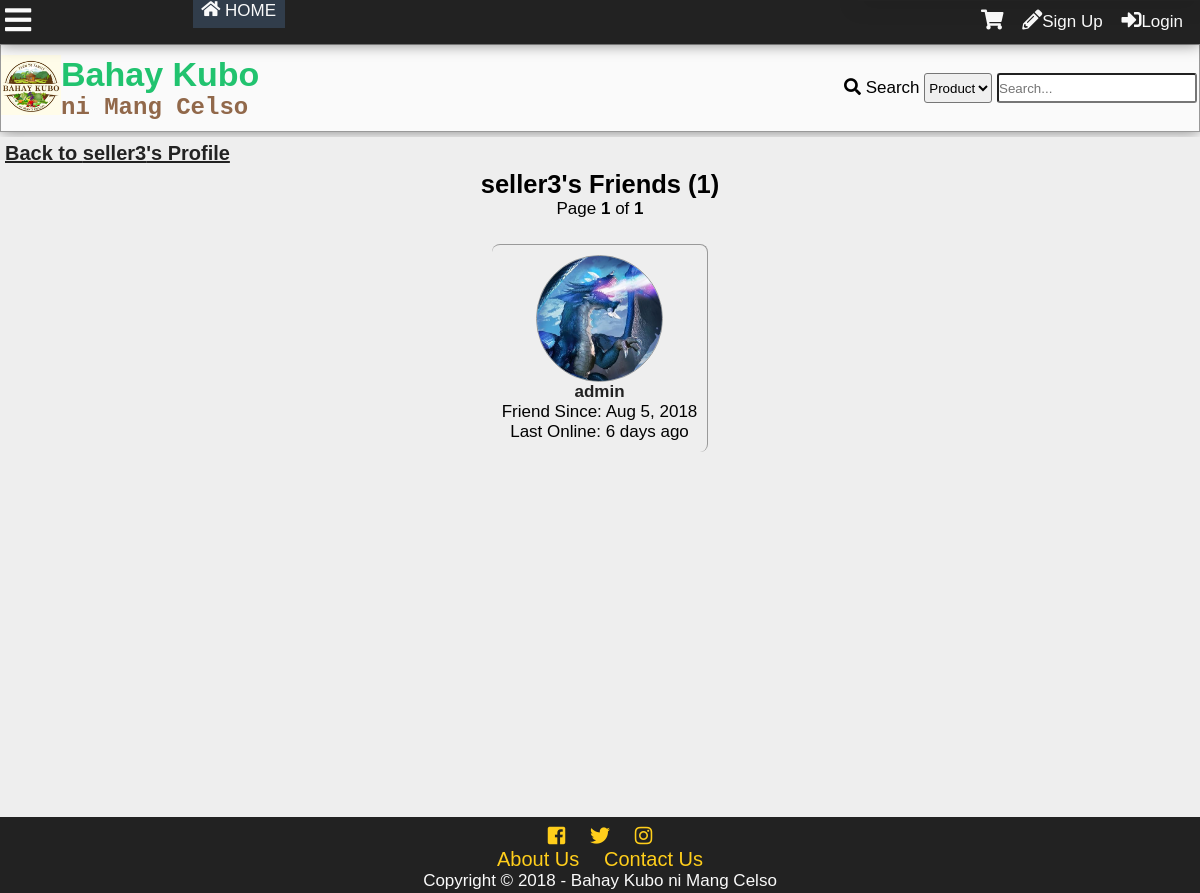
/profilefriends.php?id=90, run on an earlier commit of the app's database.
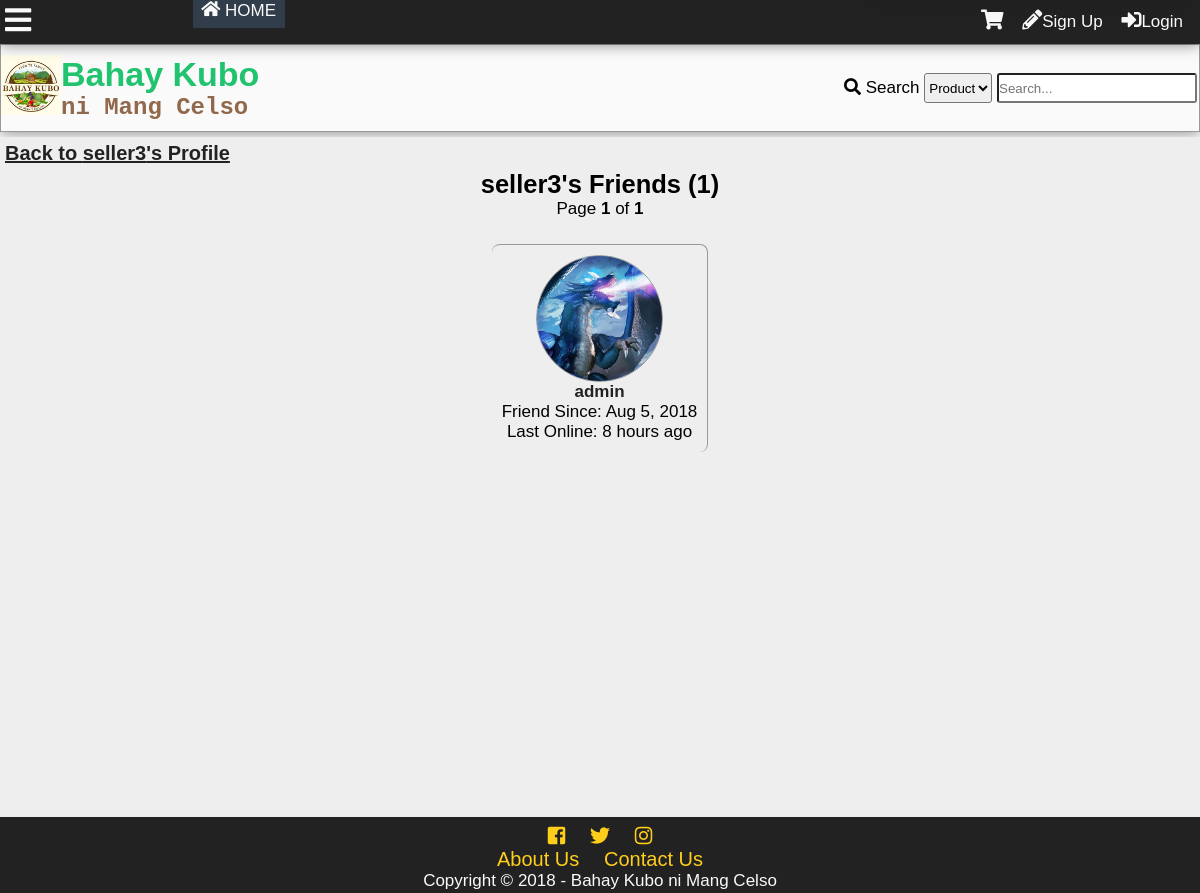
And on a later commit of the database.
### tables this page shows
CREATE TABLE `tblfriend` (
  `friendid` int(11) NOT NULL,
  `user1` int(11) NOT NULL,
  `user2` int(11) NOT NULL,
  `accepted` int(11) NOT NULL,
  `friendsince` date DEFAULT NULL
);

CREATE TABLE `tbluser` (
  `userid` int(11) NOT NULL,
  `username` varchar(100) NOT NULL,
  `password` varchar(100) NOT NULL,
  `firstname` varchar(100) NOT NULL,
  `middlename` varchar(100) NOT NULL,
  `lastname` varchar(100) NOT NULL,
  `birthday` varchar(20) NOT NULL,
  `datecreated` timestamp NOT NULL DEFAULT '0000-00-00 00:00:00',
  `email` varchar(100) NOT NULL,
  `phone` varchar(100) NOT NULL,
  `location` varchar(255) NOT NULL,
  `usertypeid` int(11) NOT NULL,
  `access` int(11) NOT NULL,
  `imgpath` varchar(200) NOT NULL,
  `bio` text NOT NULL,
  `is_show_email` tinyint(1) NOT NULL,
  `gender` int(11) NOT NULL,
  `lastupdate` timestamp NOT NULL DEFAULT '0000-00-00 00:00:00',
  `lastonline` timestamp NOT NULL DEFAULT '0000-00-00 00:00:00',
  `profileviews` int(11) NOT NULL
);

### profilefriends.php (the view, shortened to what this page needs)
<?php
include'functions.php';
require_once'connection.php';
if(!isset($_GET['id'])){
	die('This page doesn\'t exists.');
}else{
	$id=$_GET['id'];
	$sql="SELECT username FROM tbluser WHERE userid='$id'";
	$result=$conn->query($sql);
	$fetch=$result->fetch_object();
	$name=$fetch->username;
}
?>
<!DOCTYPE html>
<html lang="en">
<head>
    <link rel="stylesheet" href="css/style.css">
  	<link rel="stylesheet" href="css/fontawesome-all.css">
</head>
<body onscroll="scrollOpacity()">
	<div class="main-container">
		<div class="other-content">
			<h1><a class="btp" href="profile.php?id=<?php echo $id ?>">Back to <?php echo $name ?>'s Profile</a></h1>
			<div class="wrap-center">
<?php
$sql="SELECT friendid FROM tblfriend
LEFT JOIN tbluser
	ON userid=user1 or userid=user2
 WHERE (user1='$id' or user2='$id') AND accepted=2 AND userid!='$id'";
$result=$conn->query($sql);
$rows=$result->num_rows;
$page_rows = 8;
	$last = ceil($rows/$page_rows);
	$pagenum = 1;
	$limit = 'LIMIT ' .($pagenum - 1) * $page_rows .',' .$page_rows;
	$textline1 = $name."'s Friends (<b>".number_format($rows)."</b>)";
	$textline2 = "Page <b>$pagenum</b> of <b>$last</b>";
	$paginationCtrls = '';
	echo'<h2>  '.$textline1.'</h2>
	<p>  '.$textline2.' </p>
	<div id="pagination_controls"> '.$paginationCtrls.'</div>';
$sql="SELECT userid,friendsince,username,imgpath,lastonline FROM tblfriend
LEFT JOIN tbluser
	ON userid=user1 or userid=user2
 WHERE (user1='$id' or user2='$id') AND accepted=2 AND userid!='$id'
 ORDER BY lastonline DESC $limit";
$result=$conn->query($sql);
while($rows=$result->fetch_object()){
$since=date("M j, Y", strtotime($rows->friendsince));
$online=$rows->lastonline;
$time=time();
$userid=$rows->userid;
$username=$rows->username;
$imgpath=$rows->imgpath;
	echo'<div class="fr-div">
	<div class="showfr-tn">
			<a href="profile.php?id='.$userid.'"><img src="'.$imgpath.'"></a></div>
		<p><a href="profile.php?id='.$userid.'">'.$username.'</a></p>
		<p>Friend Since: '.$since.'</p>';
		if($time-strtotime($online)< 300){
			echo'<h5><font color="#98fb98">Online</font></h5>';
		} else{
			echo'<p>Last Online: '.time_elapsed_string($online).'</p>';
		}
		echo'</div>';
}
?>
	</div>
</div>
	</div>
</body>
</html>

What changed in the data, as far as the page shows it:
changed through a linked row, tblfriend "admin": tbluser.lastonline "6 days ago" → "8 hours ago"
